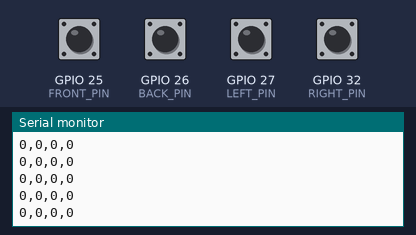
Bench run of a sketch on a simulated ESP32. Parts: the last lines printed to the serial monitor. The inputs (shaded band) are chosen by the test bench; at power-on: GPIO 25 (FRONT_PIN), GPIO 26 (BACK_PIN), GPIO 27 (LEFT_PIN), GPIO 32 (RIGHT_PIN) HIGH. WiFi joins after 1.5 s; servers stay silent unless stated.

Above: at 2.7 s.
2.8 s: GPIO 25 (FRONT_PIN) pulled LOW for 0.15 s
At 2.82 s:
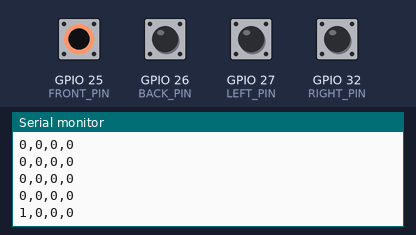
4.4 s: GPIO 26 (BACK_PIN) pulled LOW for 0.15 s
At 4.42 s:
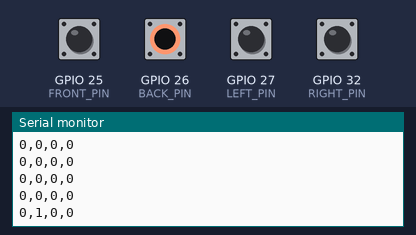
6.0 s: GPIO 27 (LEFT_PIN) pulled LOW for 0.15 s
At 6.03 s:
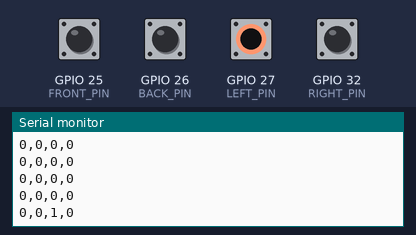
7.6 s: GPIO 32 (RIGHT_PIN) pulled LOW for 0.15 s
At 7.63 s:
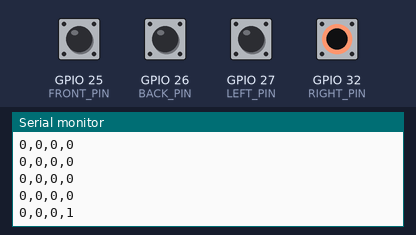

The sketch:

pressure_mat.ino
```cpp
#include <WiFi.h>
#include <WiFiUdp.h>

// ========================================
// Wi-Fi設定
// ========================================
const char* ssid = "WiFiのSSID";
const char* password = "WiFiのパスワード";

// ========================================
// Unityを動かしているPC
// (PointerServerのQR画面などに表示されるこのPCのIPアドレスに合わせること。
//  Unity側は PressureMatServer.cs が同じ 5005 番ポートで待ち受ける)
// ========================================
const char* unityIP = "192.168.1.100";
const int unityPort = 5005;

WiFiUDP udp;

// ========================================
// 圧力マットのGPIO
//
// 送信順番
// [前, 後, 左, 右]
// ========================================
const int FRONT_PIN = 25;
const int BACK_PIN  = 26;
const int LEFT_PIN  = 27;
const int RIGHT_PIN = 32;

// ========================================
// UDP送信間隔
// ========================================
const unsigned long SEND_INTERVAL = 50; // 50ms

unsigned long lastSendTime = 0;


// ========================================
// Wi-Fi接続
// ========================================
void connectWiFi()
{
  Serial.println("WiFi接続開始");

  WiFi.begin(ssid, password);

  while (WiFi.status() != WL_CONNECTED)
  {
    delay(500);
    Serial.print(".");
  }

  Serial.println();
  Serial.println("WiFi接続完了");

  Serial.print("ESP32 IP: ");
  Serial.println(WiFi.localIP());
}


// ========================================
// 初期設定
// ========================================
void setup()
{
  Serial.begin(115200);

  // 圧力マット
  // マットを踏むとGNDにつながるため
  // INPUT_PULLUPを使用
  pinMode(FRONT_PIN, INPUT_PULLUP);
  pinMode(BACK_PIN, INPUT_PULLUP);
  pinMode(LEFT_PIN, INPUT_PULLUP);
  pinMode(RIGHT_PIN, INPUT_PULLUP);

  // Wi-Fi接続
  connectWiFi();
}


// ========================================
// メインループ
// ========================================
void loop()
{
  // ----------------------------------------
  // Wi-Fi切断チェック
  // ----------------------------------------
  if (WiFi.status() != WL_CONNECTED)
  {
    Serial.println("WiFiが切断されました");

    WiFi.disconnect();
    WiFi.begin(ssid, password);

    Serial.println("WiFi再接続中...");

    // 再接続できなければ今回は送信しない
    unsigned long startTime = millis();

    while (WiFi.status() != WL_CONNECTED)
    {
      delay(100);

      // 5秒経過したら一旦loopを抜ける
      if (millis() - startTime >= 5000)
      {
        Serial.println("WiFi再接続失敗");
        return;
      }
    }

    Serial.println("WiFi再接続成功");

    Serial.print("ESP32 IP: ");
    Serial.println(WiFi.localIP());
  }


  // ----------------------------------------
  // 50msごとに送信
  // ----------------------------------------
  if (millis() - lastSendTime >= SEND_INTERVAL)
  {
    lastSendTime = millis();


    // ----------------------------------------
    // 圧力マット読み取り
    //
    // INPUT_PULLUPなので
    // LOW  = 踏まれている
    // HIGH = 踏まれていない
    // ----------------------------------------
    int front = (digitalRead(FRONT_PIN) == LOW) ? 1 : 0;
    int back  = (digitalRead(BACK_PIN)  == LOW) ? 1 : 0;
    int left  = (digitalRead(LEFT_PIN)  == LOW) ? 1 : 0;
    int right = (digitalRead(RIGHT_PIN) == LOW) ? 1 : 0;


    // ----------------------------------------
    // 送信用データ作成
    //
    // [前, 後, 左, 右]
    //
    // 例：
    // 前だけ     → 1,0,0,0
    // 前＋右     → 1,0,0,1
    // 左＋後     → 0,1,1,0
    // 何もなし   → 0,0,0,0
    // ----------------------------------------
    String message =
      String(front) + "," +
      String(back)  + "," +
      String(left)  + "," +
      String(right);


    // ----------------------------------------
    // UDP送信
    // ----------------------------------------
    udp.beginPacket(unityIP, unityPort);

    udp.print(message);

    udp.endPacket();


    // シリアルモニタにも表示
    Serial.println(message);
  }
}
```

Measured:
- after the input at 2.8 s, the serial monitor: prints a new line at once (image 1)
- after the input at 4.4 s, the serial monitor: prints a new line at once (image 2)
- after the input at 6.0 s, the serial monitor: prints a new line at once (image 3)
- after the input at 7.6 s, the serial monitor: prints a new line at once (image 4)
